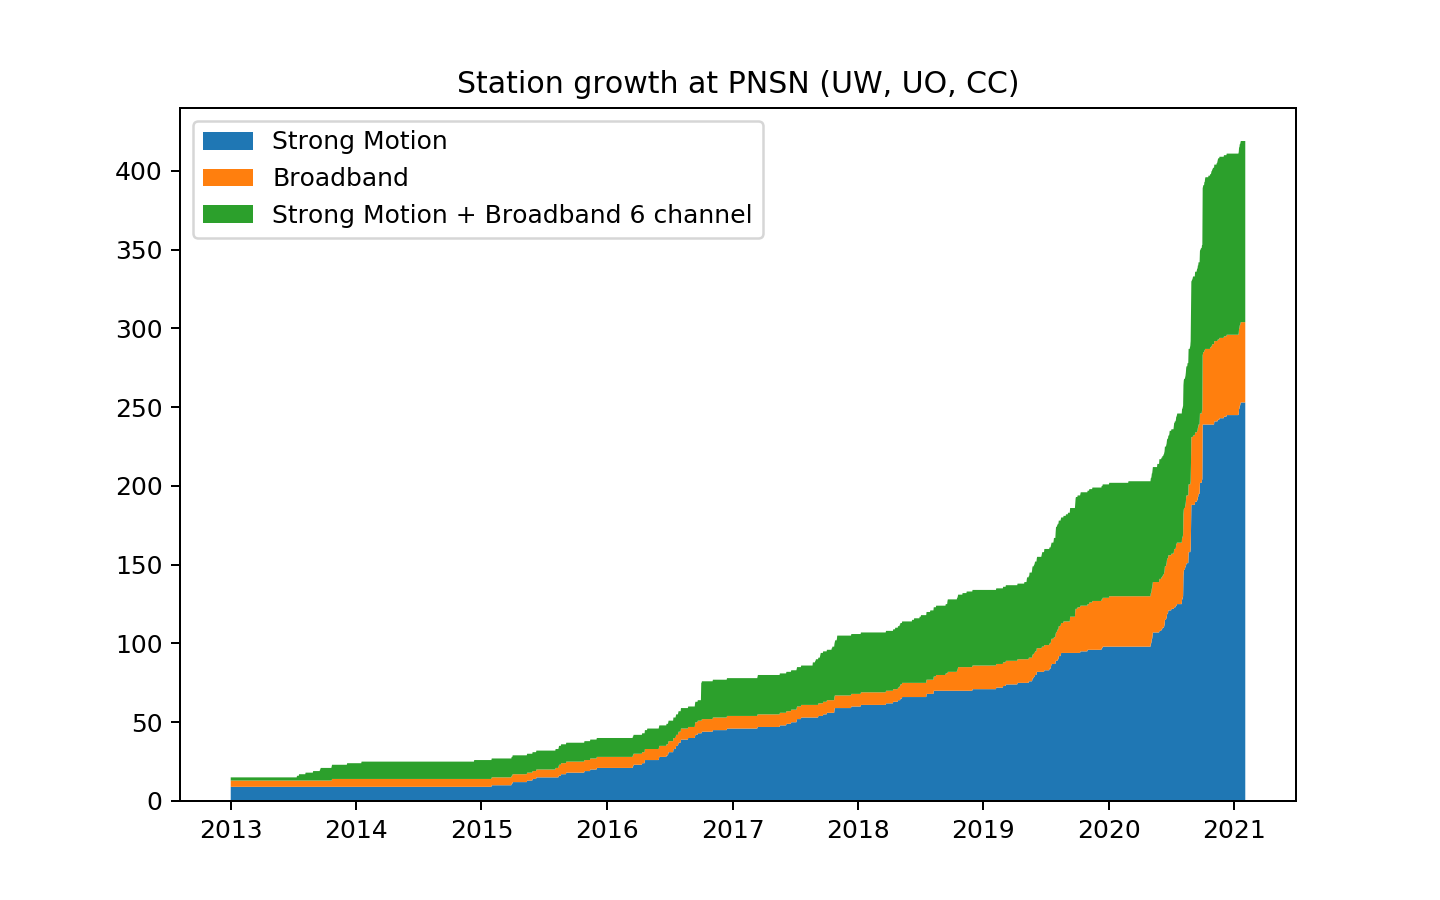

Source code (Python):
#!/home/ahutko/anaconda3/bin/python

import requests
import sys
import datetime
import matplotlib
matplotlib.use('Agg')
import matplotlib.pyplot as plt
import matplotlib.gridspec as gridspec
from matplotlib.dates import DateFormatter,drange

#----- read latest PNSN SA chanfile
url = 'https://seismo.ess.washington.edu/ahutko/ShakeAlert_Chanfiles/chanfile_uw.dat'
f = requests.get(url)
n = 0
shakealert = []
for line in f.iter_lines():
    try:
        line = line.decode('utf-8')
        sta = line.split()[1]
        lat = line.split()[4]
        if ( lat > 20. and lat < 60. ):
            shakealert.append(sta)
    except:
        pass

nowtime = datetime.datetime.now()
dict_SMA = {}
dict_BB = {}
url = 'http://service.iris.edu/fdsnws/station/1/query?level=channel&network=_PACNW&starttime=2100-01-01T00:00:00&format=text'
f = requests.get(url)
n = 0
for line in f.iter_lines():
    n = n + 1
    if ( n > 1 ):
        line = line.decode('utf-8')
#        print(line)
        net = line.split('|')[0]
        sta = line.split('|')[1]
        cha = line.split('|')[3]
        if ( sta[0:1] != 'Q' and cha[0:2] in [ 'EN', 'HN', 'BH', 'HH' ] ):
            lat = line.split('|')[4]
            lon = line.split('|')[5]
            try:
                startT = datetime.datetime.strptime(line.split('|')[15], '%Y-%m-%dT%H:%M:%S')
                endT = datetime.datetime.strptime(line.split('|')[16], '%Y-%m-%dT%H:%M:%S')
            except:
                endT = datetime.datetime(2100,1,1,0,0,0)
            print(net, sta, cha, lat, lon, startT, endT )
            if ( cha[0:2] in [ 'EN', 'HN' ] ):
                if ( sta in dict_SMA ):
                    if ( startT < dict_SMA[sta][0] ):
                        dict_SMA[sta] = [ startT, net ]
                else:
                    dict_SMA[sta] = [ startT, net ]
            if ( cha[0:2] in [ 'BH', 'HH' ] ):
                if ( sta in dict_BB ):
                    if ( startT < dict_BB[sta][0] ):
                        dict_BB[sta] = [ startT, net ]
                else:
                    dict_BB[sta] = [ startT, net ]

print(len(dict_BB),len(dict_SMA))

ndays =  (nowtime - datetime.datetime(2013,1,1,0,0,0)).days
print(ndays)
nets = [ 'UW', 'UO', 'CC']#,'IU','US','OO','BK' ]
SMAcount = []
BBcount = []
sixchancount = []
dates = []
ySMA = []
yBB = []
ysixchan = []
ytotal = []
for n in range(0,ndays):
    thisday = datetime.datetime(2013,1,1,0,0,0) + datetime.timedelta(days=n)
    dates.append(thisday)
    SMAcount = {'UW':0,'UO':0,'CC':0}#,'IU':0,'US':0,'OO':0,'BK':0}
    BBcount = {'UW':0,'UO':0,'CC':0}#,'IU':0,'US':0,'OO':0,'BK':0}
    sixchancount = {'UW':0,'UO':0,'CC':0}#,'IU':0,'US':0,'OO':0,'BK':0} 
    for sta in dict_SMA:
        net = dict_SMA[sta][1]
        if ( dict_SMA[sta][0] < thisday and net in nets ):
            SMAcount[net] +=1
    for sta in dict_BB:
        net = dict_BB[sta][1]
        if ( sta in dict_SMA ):
            if ( dict_SMA[sta][0] < thisday and net in nets ):
                sixchancount[net] += 1
                SMAcount[net] -=1
        else:
            if ( dict_BB[sta][0] < thisday and net in nets ):
                BBcount[net] +=1

    ySMA.append(sum(SMAcount.values()))
    yBB.append(sum(BBcount.values()))
    ysixchan.append(sum(sixchancount.values()))
    ytotal.append(sum(BBcount.values()) + sum(SMAcount.values()) + sum(sixchancount.values()) )
##    print(thisday,SMAcount['UW'], sum(BBcount.values()) )

ystack = [ ySMA, yBB, ysixchan ]
figname = 'stations_through_time.png'
fig = plt.figure(figsize=(8,5),dpi=180)
ax = fig.add_subplot(111)
ax.stackplot(dates,ystack,labels=['Strong Motion','Broadband','Strong Motion + Broadband 6 channel'])
plt.legend(loc='upper left')
plt.title('Station growth at PNSN (UW, UO, CC)')
plt.savefig(figname)
plt.close("all")


